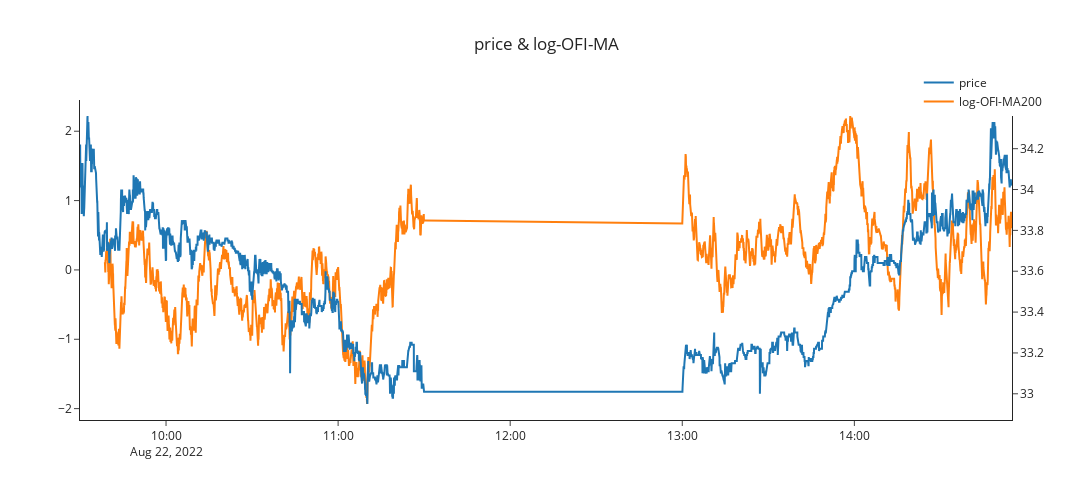

Source (notebook cell):
### Markdown cell above
# signal plot

### Code cell
import plotly.offline as pyoff
import plotly.graph_objs as go
 

trace1 = go.Scatter(
    x=df_signal['price'].loc[f'{start_date_formatted} 09:30:00':f'{end_date_formatted} 14:55:00'].index,
    y=df_signal['price'].loc[f'{start_date_formatted} 09:30:00':f'{end_date_formatted} 14:55:00'],
    name='price',
    xaxis='x', 
    yaxis='y2'#标明设置一个不同于trace1的一个坐标轴
)

trace2 = go.Scatter(
    x=df_signal['log-OFI-MA200'].loc[f'{start_date_formatted} 09:30:00':f'{end_date_formatted} 14:55:00'].index,
    y=df_signal['log-OFI-MA200'].loc[f'{start_date_formatted} 09:30:00':f'{end_date_formatted} 14:55:00'],
    name='log-OFI-MA200'
)

trace3 = go.Scatter(
    x=df_signal['log-OFI-MA100'].loc[f'{start_date_formatted} 09:30:00':f'{end_date_formatted} 14:55:00'].index,
    y=df_signal['log-OFI-MA100'].loc[f'{start_date_formatted} 09:30:00':f'{end_date_formatted} 14:55:00'],
    name='log-OFI-MA100'
)

trace4 = go.Scatter(
    x=df_signal['log-OFI-MA50'].loc[f'{start_date_formatted} 09:30:00':f'{end_date_formatted} 14:55:00'].index,
    y=df_signal['log-OFI-MA50'].loc[f'{start_date_formatted} 09:30:00':f'{end_date_formatted} 14:55:00'],
    name='log-OFI-MA50'
)
 
data = [trace1,trace2,trace3,trace4]
data = [trace1,trace2]
layout = go.Layout({"template": 'simple_white',
                   "title":{"text": 'price & log-OFI-MA', "x": 0.5}, 
                   "xaxis":{"title": {"text": None}, "tickformat": ''},
                   "yaxis":{"title": {"text": ""}},
                   "yaxis2": {'anchor': 'x', "overlaying": 'y', "side": 'right'}, #设置坐标轴的格式，一般次坐标轴在右侧
                   "legend":{"title": {"text": ""}, "x": 0.9, "y": 1.1},
                   "width": 1200,
                   "height": 500})
 
fig = go.Figure(data=data, layout=layout)
fig.show()

### Figure 1 — Plotly figure (JSON) as saved in the notebook; plotly's stock layout.template omitted (floating-point values rounded to 4 significant figures; data arrays with more than 128 entries replaced by an {"elided": "..."} marker saying what was removed)
{"data": [{"name": "price", "type": "scatter", "x": {"elided": "4240 str values"}, "xaxis": "x", "y": {"elided": "4240 float values"}, "yaxis": "y2"}, {"name": "log-OFI-MA200", "type": "scatter", "x": {"elided": "4240 str values"}, "y": {"elided": "4240 float values"}}], "layout": {"height": 500, "legend": {"title": {"text": ""}, "x": 0.9, "y": 1.1}, "title": {"text": "price & log-OFI-MA", "x": 0.5}, "width": 1200, "xaxis": {"tickformat": ""}, "yaxis": {"title": {"text": ""}}, "yaxis2": {"anchor": "x", "overlaying": "y", "side": "right"}}}
